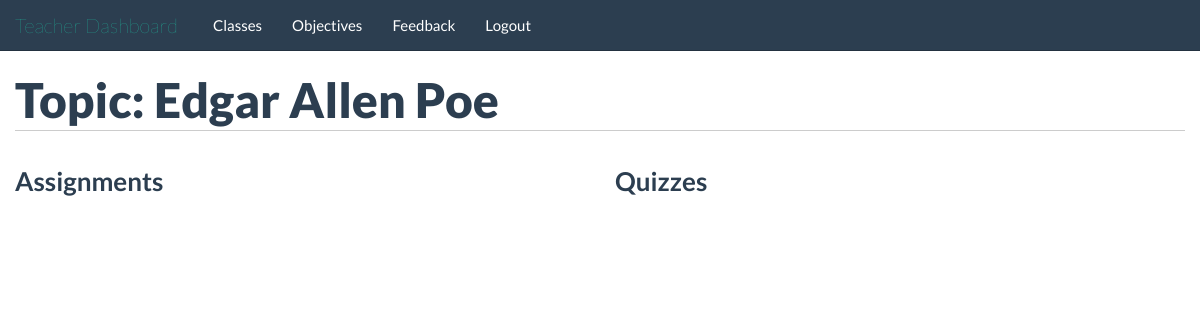
Page /teachers/objectives/5/ (signed in) on the earlier database version.
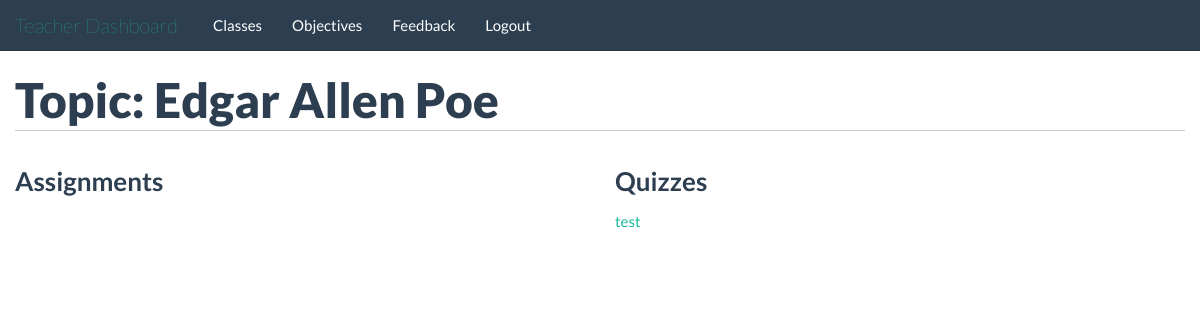
Same page on the later database version.
### tables this page shows
CREATE TABLE quizzes(
id INTEGER PRIMARY KEY,
topic_id INTEGER,
number_easy INTEGER,
number_medium INTEGER,
number_hard INTEGER,
creator_id INTEGER,
class_id INTEGER, name text,
FOREIGN KEY(topic_id) REFERENCES topics(id),
FOREIGN KEY(creator_id) REFERENCES people(id),
FOREIGN KEY(class_id) REFERENCES classes(id)
);

### application/teachers.py (the view)
@app.route('/teachers/objectives/<topic_id>/')
@validate_teacher
def topic_page(topic_id=None):
	topic_data = query_db("select name from topics where id=?", [topic_id], one=True)
	return render_template('/teachers/topic_page.html', assignments=get_topic_assign(topic_id), topic_name=str(topic_data[0]), quizzes=get_topic_quiz(topic_id))

### application/db_connect.py (called while the page is built)
def get_db():
    db = getattr(g, '_database', None)
    if db is None:
        db = g._database = sqlite3.connect(DATABASE)
    return db

@app.teardown_appcontext
def close_connection(exception):
    db = getattr(g, '_database', None)
    if db is not None:
        db.close()

def query_db(query, args=(), one=False):
    cur = get_db().execute(query, args)
    returnval = cur.fetchall()
    cur.close()
    return (returnval[0] if returnval else None) if one else returnval

def validate_teacher(func):
	@wraps(func)
	def f(*args, **kwds):
		if not 'isTeacher' in session:
			return redirect("/")
		if session['isTeacher'] == 0:
			return redirect("/students/")
		return func(*args, **kwds)
	return f

def get_topic_assign(topic_id):
	assignment_data = query_db("select id, name, due_date from assignments where topic_id=?;", [topic_id])
	assignments = []
	for assignment in assignment_data:
		topic_assign_dict = {}
		topic_assign_dict['id'] = assignment[0]
		topic_assign_dict['name'] = str(assignment[1])
		topic_assign_dict['due_date'] = assignment[2]
		assignments.append(topic_assign_dict)
	return assignments

### application/templates/teachers/topic_page.html (shortened to what this page needs)
{% extends "/teachers/base_template.html" %}
	{% block body %}
		<div class="container">
			<div class="row">
				<div class="span12">
					<h1>Topic: {{topic_name}}</h1>
				</div>
			</div>
			<div class="row">
				<div class="span6">
					<h2>Assignments</h2>
				</div>
				<div class="span6">
					<h2>Quizzes</h2>
					<ul>
						{% for quiz in quizzes %}
							<li><a href="/teachers/quizzes/{{quiz.id}}/">{{quiz.name}}</a></li>
						{% endfor %}
					</ul>
				</div>
			</div>
		</div>
	{% endblock %}

Differences in the rows shown:
added quizzes: name "test"
